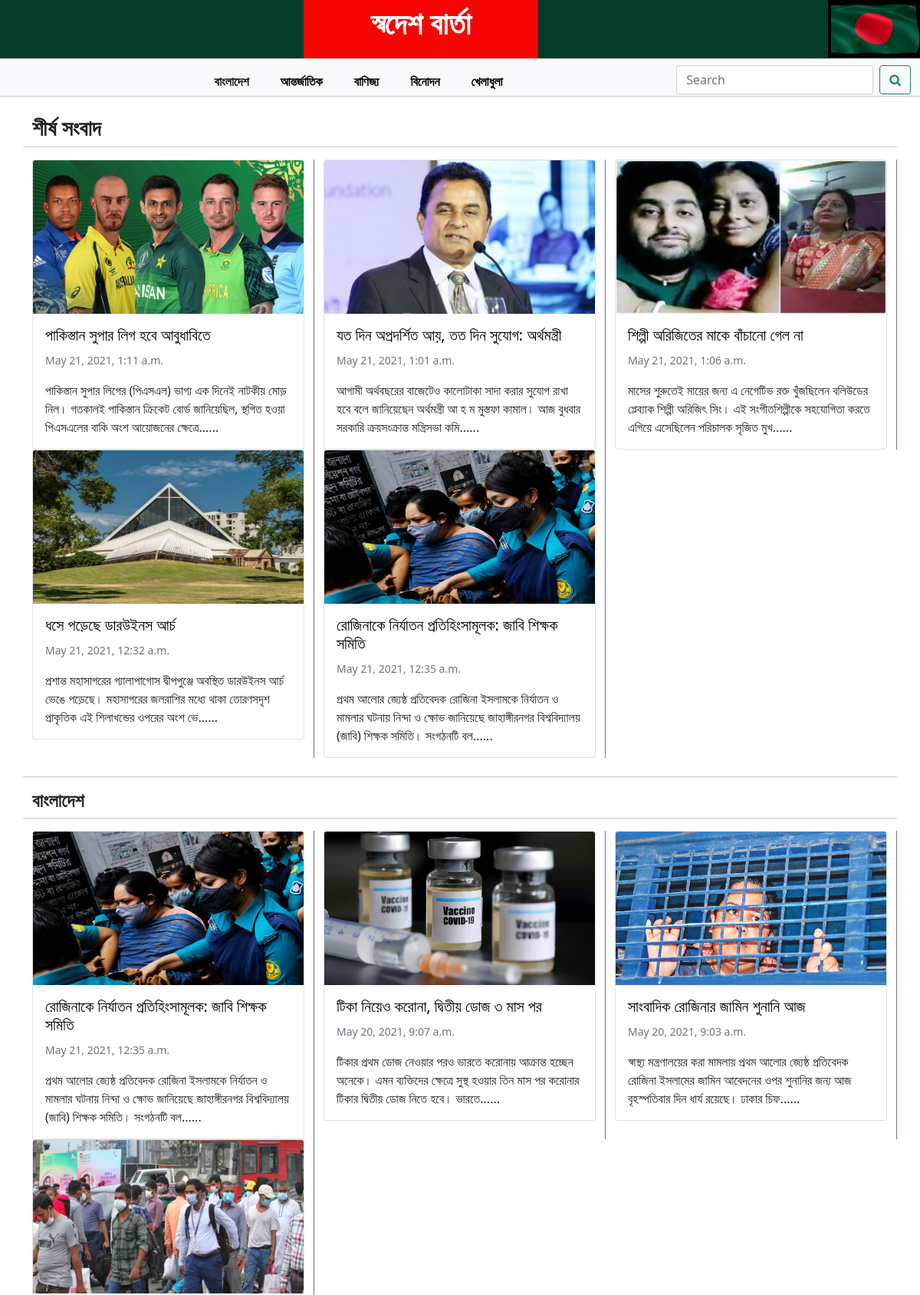
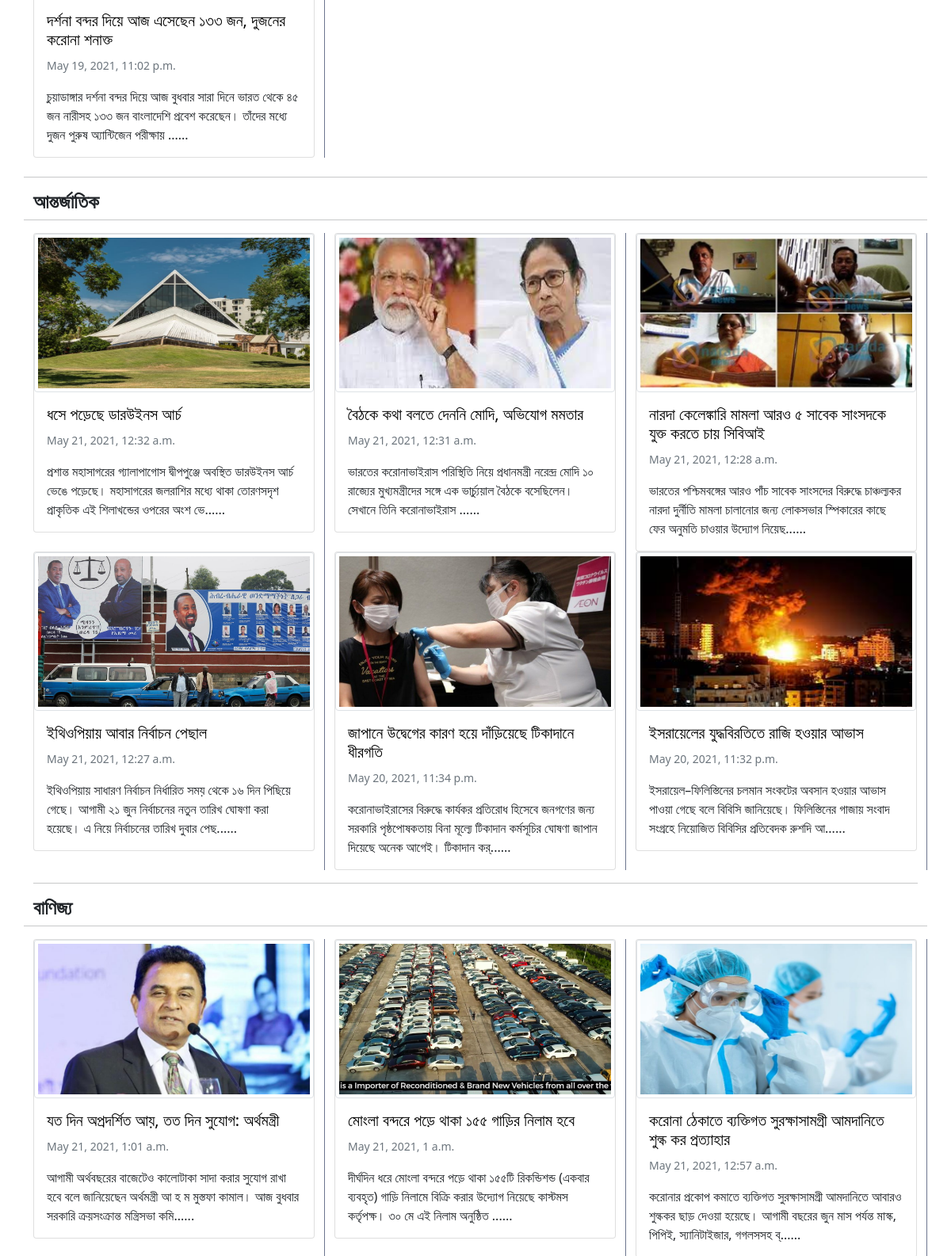
The page / (upper part) on the database its author committed (2 pictures, top to bottom).
### newspaper_project/models.py (models this page shows, shortened)
class Sports(models.Model):
    Title = models.CharField(max_length=300)
    Content = models.TextField()
    content_image = models.ImageField(upload_to='Sports_pic',verbose_name='Uplod Image')
    publish_time = models.DateTimeField(auto_now_add=True,null=True,blank=True)
    class Meta:
        ordering = ('-publish_time', )

class Trade(models.Model):
    Title = models.CharField(max_length=300)
    Content = models.TextField()
    content_image = models.ImageField(upload_to='Trade_pic',verbose_name='Uplod Image')
    publish_time = models.DateTimeField(auto_now_add=True,null=True,blank=True)
    class Meta:
        ordering = ('-publish_time', )

class Entertainment(models.Model):
    Title = models.CharField(max_length=300)
    Content = models.TextField()
    content_image = models.ImageField(upload_to='Entertainment_pic',verbose_name='Uplod Image')
    publish_time = models.DateTimeField(auto_now_add=True,null=True,blank=True)
    class Meta:
        ordering = ('-publish_time', )

class International(models.Model):
    Title = models.CharField(max_length=300)
    Content = models.TextField()
    content_image = models.ImageField(upload_to='International_pic',verbose_name='Uplod Image')
    publish_time = models.DateTimeField(auto_now_add=True,null=True,blank=True)
    class Meta:
        ordering = ('-publish_time', )

class Bangladesh(models.Model):
    Title = models.CharField(max_length=300)
    Content = models.TextField()
    content_image = models.ImageField(upload_to='Bangladesh_pic',verbose_name='Uplod Image')
    publish_time = models.DateTimeField(auto_now_add=True,null=True,blank=True)
    class Meta:
        ordering = ('-publish_time', )

### newspaper_project/views.py (the view)
# urls.py: path('', views.home, name='home'),
def home(request):
    top_news_bd = models.Bangladesh.objects.all()[:1]
    top_news_int = models.International.objects.all()[:1]
    top_news_ent = models.Entertainment.objects.all()[:1]
    top_news_trd = models.Trade.objects.all()[:1]
    top_news_sports = models.Sports.objects.all()[:1]
    top_news = {'top_news_sports':top_news_sports, 'top_news_trd':top_news_trd, 'top_news_ent':top_news_ent, 'top_news_int':top_news_int, 'top_news_bd':top_news_bd}
    bangladesh_news = models.Bangladesh.objects.all()[:6]
    international_news = models.International.objects.all()[:6]
    trade_news = models.Trade.objects.all()[:6]
    entertainment_news = models.Entertainment.objects.all()[:6]
    sports_news = models.Sports.objects.all()[:6]
    diction = {'top_news':top_news,'bangladesh_news':bangladesh_news, 'trade_news':trade_news, 'international_news':international_news, 'entertainment_news':entertainment_news, 'sports_news':sports_news}
    return render(request,'newspaper_project/home.html',context=diction)

### newspaper_project/templatetags/custom_filters.py (called while the page is built)
def range_filter(value):
    return value[0:150]+"......"

def model_name(value):
    return value.__class__.__name__

### templates/newspaper_project/home.html (shortened to what this page needs)
{% extends 'base.html' %}
{% load custom_filters %}
{% block body_block %}
    <div class="row">
        <h3><b>শীর্ষ সংবাদ</b></h3>
        <hr>
        {% for key,news in top_news.items %}
        {% for news_top in news %}
            <div class="col-sm-4" style=" border-right: 1px solid #6C758E;">
                <div class="card">
                    <img src="/media/{{ news_top.content_image }}" class="card-img-top img-fluid " alt="{{ news_top.Title }}" style="display: block; width: 100%; height: 200px;">
                    <div class="card-body">
                        <a href="{% url 'newspaper_project:news_details' pk=news_top.pk table=news_top|model_name %}" style="text-decoration:none;color:black;"><h5 class="card-title">{{ news_top.Title }}</h5></a>
                        <p class="card-text"><small class="text-muted">{{ news_top.publish_time }}</small></p>
                        <p class="card-text">{{ news_top.Content|range_filter }}</p>
                    </div>
                </div>
            </div>
        {% endfor %}
        {% endfor %}
    </div>
    <div class="row mt-4">
         <hr>
        <h4><b>বাংলাদেশ</b></h4>
        <hr>
        {% for news in bangladesh_news %}
            <div class="col-sm-4" style=" border-right: 1px solid #6C758E;">
                <div class="card">
                    <img src="/media/{{ news.content_image }}" class="card-img-top img-fluid" alt="{{ news.Title }}" style="display: block; width: 100%; height: 200px;">
                    <div class="card-body">
                        <a href="{% url 'newspaper_project:news_details' pk=news.pk table='Bangladesh' %}" style="text-decoration:none;color:black;"><h5 class="card-title">{{ news.Title }}</h5></a>
                        <p class="card-text"><small class="text-muted">{{ news.publish_time }}</small></p>
                        <p class="card-text">{{ news.Content|range_filter }}</p>
                    </div>
                </div>
            </div>
        {% endfor %}
    </div>
    <div class="row mt-4">
        <hr>
        <h4><b>আন্তর্জাতিক</b></h4>
        <hr>
        {% for news in international_news %}
            <div class="col-sm-4" style=" border-right: 1px solid #6C758E;">
                <div class="card">
                    <img src="/media/{{ news.content_image }}" class="card-img-top img-thumbnail" alt="{{ news.Title }}" style="display: block; width: 100%; height: 200px;">
                    <div class="card-body">
                        <a href="{% url 'newspaper_project:news_details' pk=news.pk table='International' %}" style="text-decoration:none;color:black;"><h5 class="card-title">{{ news.Title }}</h5></a>
                        <p class="card-text"><small class="text-muted">{{ news.publish_time }}</small></p>
                        <p class="card-text">{{ news.Content|range_filter }}</p>
                    </div>
                </div>
            </div>
        {% endfor %}
    </div>
    <hr>
    <h4><b>বাণিজ্য</b></h4>
    <div class="row">
        <hr>
        {% for news in trade_news %}
            <div class="col-sm-4" style=" border-right: 1px solid #6C758E;">
                <div class="card">
                    <img src="/media/{{ news.content_image }}" class="card-img-top img-thumbnail" alt="{{ news.Title }}" style="display: block; width: 100%; height: 200px;">
                    <div class="card-body">
                        <a href="{% url 'newspaper_project:news_details' pk=news.pk table='Trade' %}" style="text-decoration:none;color:black;"><h5 class="card-title">{{ news.Title }}</h5></a>
                        <p class="card-text"><small class="text-muted">{{ news.publish_time }}</small></p>
                        <p class="card-text">{{ news.Content|range_filter }}</p>
                    </div>
                </div>
            </div>
        {% endfor %}
    </div>
{% endblock body_block %}

### templates/base.html (shortened to what this page needs)
<!doctype html>
{% load static %}
<html lang="en">
  <head>
    <link href="https://cdn.jsdelivr.net/npm/bootstrap@5.0.0-beta3/dist/css/bootstrap.min.css" rel="stylesheet">
    <link rel="stylesheet" href="https://cdnjs.cloudflare.com/ajax/libs/font-awesome/4.7.0/css/font-awesome.min.css">
    <link rel="stylesheet" href="https://cdnjs.cloudflare.com/ajax/libs/baguettebox.js/1.8.1/baguetteBox.min.css">
    <link rel="stylesheet" href="{% static 'css/main.css' %}">
  </head>
  <body>
    <div class="row">
      <div class="col-sm-4 text-center" style="padding: 0px; background: #053C29;">
      </div>
      <div class="col-sm-3 text-center" style="background: rgb(248, 4, 4);">
        <p style="font-size: 40px;font-weight: 800; padding: 0px;"><a href="{% url 'newspaper_project:home' %}" style="text-decoration: none; color: white;">স্বদেশ বার্তা</a></p>
      </div>
      <div class="col-sm-5 d-flex flex-row-reverse" style="background: #053C29;">
          <img src="/media/flag.gif" alt="" class="image-fluid" style="height:75px;">
      </div>
    </div>
    <nav class="navbar navbar-expand-lg navbar-light bg-light sticky-top" style="padding-bottom: 2px;">
      <div class="container-fluid">
        <div class="collapse navbar-collapse" id="navbarSupportedContent">
          <ul class="navbar-nav me-auto mb-2 mb-lg-0 mx-auto">
            <li class="nav-item">
              <a class="nav-link active" aria-current="page" href="{% url 'newspaper_project:news_Bangladesh' %}" style="font-weight: 700; margin-left: 25px;">বাংলাদেশ</a>
            </li>
            <li class="nav-item">
              <a class="nav-link" href="{% url 'newspaper_project:news_International' %}" style="color: black; font-weight: 700; margin-left: 25px;">আন্তর্জাতিক</a>
            </li>
            <li class="nav-item">
              <a class="nav-link" href="{% url 'newspaper_project:news_Trade' %}" style="color: black; font-weight: 700; margin-left: 25px;">বাণিজ্য</a>
            </li>
            <li class="nav-item">
              <a class="nav-link" href="{% url 'newspaper_project:news_Entertainment' %}" style="color: black; font-weight: 700; margin-left: 25px;" >বিনোদন</a>
            </li>
            <li class="nav-item">
              <a class="nav-link" href="{% url 'newspaper_project:news_Sports' %}" style="color: black; font-weight: 700; margin-left: 25px;">খেলাধুলা</a>
            </li>
          </ul>
          <form class="d-flex" method="GET">
            <input class="form-control me-2" type="search" placeholder="Search" aria-label="Search">
            <button class="btn btn-outline-success" type="submit"><i class="fa fa-search" aria-hidden="true"></i></button>
          </form>
        </div>
      </div>
    </nav>
    <hr class="m-0 p-0" style="height: 1.2px;">
    <div class="container mt-4">
        {% block body_block %}
        {% endblock body_block %}
    </div>
  </body>
</html>

### static/css/main.css (style rules this page uses)
.navbar-nav > li > a, .navbar-brand { padding-top:5px !important; padding-bottom:0 !important; height: 30px; }
.navbar { min-height:30px !important; }

### rows shown on the page
Sports: content_image (picture), Title "পাকিস্তান সুপার লিগ হবে আবুধাবিতে", publish_time "May 21, 2021, 1:11 a.m.", Content|range_filter "পাকিস্তান সুপার লিগের (পিএসএল) ভাগ্য এক দিনেই নাটকীয় মোড় নিল। গতকালই পাকিস্তান ক্রিকেট বোর্ড জানিয়েছিল, স্থগিত হওয়া পিএসএলের বাকি অংশ আয়োজনের ক্ষেত্রে......"
Trade: content_image (picture), Title "যত দিন অপ্রদর্শিত আয়, তত দিন সুযোগ: অর্থমন্ত্রী", publish_time "May 21, 2021, 1:01 a.m.", Content|range_filter "আগামী অর্থবছরের বাজেটেও কালোটাকা সাদা করার সুযোগ রাখা হবে বলে জানিয়েছেন অর্থমন্ত্রী আ হ ম মুস্তফা কামাল। আজ বুধবার সরকারি ক্রয়সংক্রান্ত মন্ত্রিসভা কমি......"
Entertainment: content_image (picture), Title "শিল্পী অরিজিতের মাকে বাঁচানো গেল না", publish_time "May 21, 2021, 1:06 a.m.", Content|range_filter "মাসের শুরুতেই মায়ের জন্য এ নেগেটিভ রক্ত খুঁজছিলেন বলিউডের প্লেব্যাক শিল্পী অরিজিৎ সিং। এই সংগীতশিল্পীকে সহযোগিতা করতে এগিয়ে এসেছিলেন পরিচালক সৃজিত মুখ......"
International: content_image (picture), Title "ধসে পড়েছে ডারউইনস আর্চ", publish_time "May 21, 2021, 12:32 a.m.", Content|range_filter "প্রশান্ত মহাসাগরের গ্যালাপাগোস দ্বীপপুঞ্জে অবস্থিত ডারউইনস আর্চ ভেঙে পড়েছে। মহাসাগরের জলরাশির মধ্যে থাকা তোরণসদৃশ প্রাকৃতিক এই শিলাখন্ডের ওপরের অংশ ভে......"
Bangladesh: content_image (picture), Title "রোজিনাকে নির্যাতন প্রতিহিংসামূলক: জাবি শিক্ষক সমিতি", publish_time "May 21, 2021, 12:35 a.m.", Content|range_filter "প্রথম আলোর জ্যেষ্ঠ প্রতিবেদক রোজিনা ইসলামকে নির্যাতন ও মামলার ঘটনায় নিন্দা ও ক্ষোভ জানিয়েছে জাহাঙ্গীরনগর বিশ্ববিদ্যালয় (জাবি) শিক্ষক সমিতি। সংগঠনটি বল......"
Bangladesh: content_image (picture), Title "টিকা নিয়েও করোনা, দ্বিতীয় ডোজ ৩ মাস পর", publish_time "May 20, 2021, 9:07 a.m.", Content|range_filter "টিকার প্রথম ডোজ নেওয়ার পরও ভারতে করোনায় আক্রান্ত হচ্ছেন অনেকে। এমন ব্যক্তিদের ক্ষেত্রে সুস্থ হওয়ার তিন মাস পর করোনার টিকার দ্বিতীয় ডোজ নিতে হবে। ভারতে......"
Bangladesh: content_image (picture), Title "সাংবাদিক রোজিনার জামিন শুনানি আজ", publish_time "May 20, 2021, 9:03 a.m.", Content|range_filter "স্বাস্থ্য মন্ত্রণালয়ের করা মামলায় প্রথম আলোর জ্যেষ্ঠ প্রতিবেদক রোজিনা ইসলামের জামিন আবেদনের ওপর শুনানির জন্য আজ বৃহস্পতিবার দিন ধার্য রয়েছে। ঢাকার চিফ......"
Bangladesh: content_image (picture), Title "দর্শনা বন্দর দিয়ে আজ এসেছেন ১৩৩ জন, দুজনের করোনা শনাক্ত", publish_time "May 19, 2021, 11:02 p.m.", Content|range_filter "চুয়াডাঙ্গার দর্শনা বন্দর দিয়ে আজ বুধবার সারা দিনে ভারত থেকে ৪৫ জন নারীসহ ১৩৩ জন বাংলাদেশি প্রবেশ করেছেন। তাঁদের মধ্যে দুজন পুরুষ অ্যান্টিজেন পরীক্ষায় ......"
International: content_image (picture), Title "বৈঠকে কথা বলতে দেননি মোদি, অভিযোগ মমতার", publish_time "May 21, 2021, 12:31 a.m.", Content|range_filter "ভারতের করোনাভাইরাস পরিস্থিতি নিয়ে প্রধানমন্ত্রী নরেন্দ্র মোদি ১০ রাজ্যের মুখ্যমন্ত্রীদের সঙ্গে এক ভার্চ্যুয়াল বৈঠকে বসেছিলেন। সেখানে তিনি করোনাভাইরাস ......"
International: content_image (picture), Title "নারদা কেলেঙ্কারি মামলা আরও ৫ সাবেক সাংসদকে যুক্ত করতে চায় সিবিআই", publish_time "May 21, 2021, 12:28 a.m.", Content|range_filter "ভারতের পশ্চিমবঙ্গের আরও পাঁচ সাবেক সাংসদের বিরুদ্ধে চাঞ্চল্যকর নারদা দুর্নীতি মামলা চালানোর জন্য লোকসভার স্পিকারের কাছে ফের অনুমতি চাওয়ার উদ্যোগ নিয়েছ......"
International: content_image (picture), Title "ইথিওপিয়ায় আবার নির্বাচন পেছাল", publish_time "May 21, 2021, 12:27 a.m.", Content|range_filter "ইথিওপিয়ায় সাধারণ নির্বাচন নির্ধারিত সময় থেকে ১৬ দিন পিছিয়ে গেছে। আগামী ২১ জুন নির্বাচনের নতুন তারিখ ঘোষণা করা হয়েছে। এ নিয়ে নির্বাচনের তারিখ দুবার পেছ......"
International: content_image (picture), Title "জাপানে উদ্বেগের কারণ হয়ে দাঁড়িয়েছে টিকাদানে ধীরগতি", publish_time "May 20, 2021, 11:34 p.m.", Content|range_filter "করোনাভাইরাসের বিরুদ্ধে কার্যকর প্রতিরোধ হিসেবে জনগণের জন্য সরকারি পৃষ্ঠপোষকতায় বিনা মূল্যে টিকাদান কর্মসূচির ঘোষণা জাপান দিয়েছে অনেক আগেই। টিকাদান কর্......"
International: content_image (picture), Title "ইসরায়েলের যুদ্ধবিরতিতে রাজি হওয়ার আভাস", publish_time "May 20, 2021, 11:32 p.m.", Content|range_filter "ইসরায়েল–ফিলিস্তিনের চলমান সংকটের অবসান হওয়ার আভাস পাওয়া গেছে বলে বিবিসি জানিয়েছে। ফিলিস্তিনের গাজায় সংবাদ সংগ্রহে নিয়োজিত বিবিসির প্রতিবেদক রুশদি আ......"
Trade: content_image (picture), Title "মোংলা বন্দরে পড়ে থাকা ১৫৫ গাড়ির নিলাম হবে", publish_time "May 21, 2021, 1 a.m.", Content|range_filter "দীর্ঘদিন ধরে মোংলা বন্দরে পড়ে থাকা ১৫৫টি রিকন্ডিশন্ড (একবার ব্যবহৃত) গাড়ি নিলামে বিক্রি করার উদ্যোগ নিয়েছে কাস্টমস কর্তৃপক্ষ। ৩০ মে এই নিলাম অনুষ্ঠিত ......"
Trade: content_image (picture), Title "করোনা ঠেকাতে ব্যক্তিগত সুরক্ষাসামগ্রী আমদানিতে শুল্ক কর প্রত্যাহার", publish_time "May 21, 2021, 12:57 a.m.", Content|range_filter "করোনার প্রকোপ কমাতে ব্যক্তিগত সুরক্ষাসামগ্রী আমদানিতে আবারও শুল্ককর ছাড় দেওয়া হয়েছে। আগামী বছরের জুন মাস পর্যন্ত মাস্ক, পিপিই, স্যানিটাইজার, গগলসসহ ব্......"
